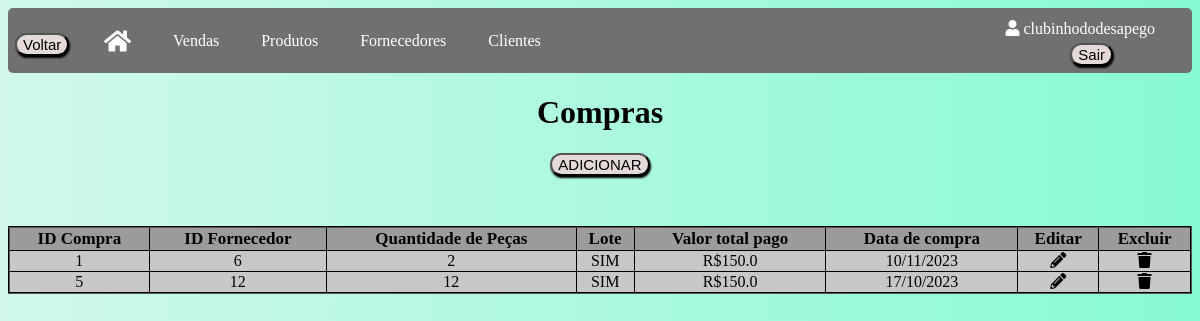
The page /compras (signed in) on the database as committed earlier.
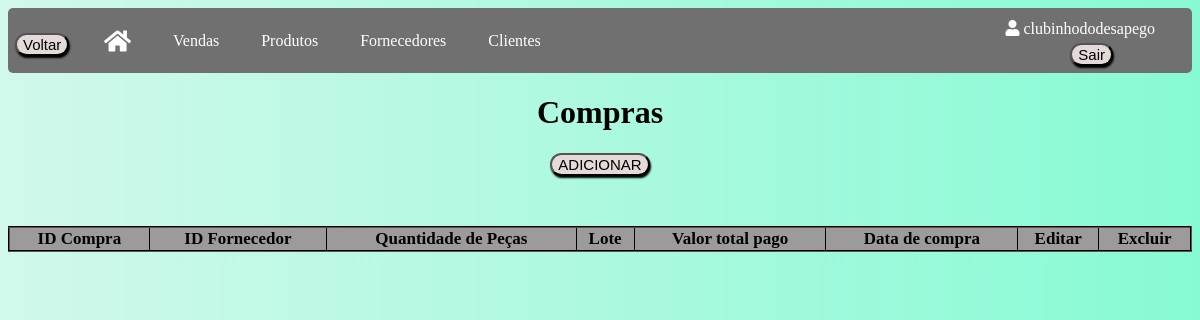
The same page on the database as committed later.
### app/models/tables.py (models this page shows, shortened)
class Usuario(db.Model, UserMixin):
    __tablename__ = "usuarios"
    id = db.Column(db.Integer, primary_key=True, autoincrement=True)
    nome_brecho = db.Column(db.String(100))
    email = db.Column(db.String(84), unique=True)
    usuario = db.Column(db.String(80), unique=True)
    senha = db.Column(db.String(128))
    clientes = db.relationship("Cliente", backref="usuario")
    produtos = db.relationship("Produto", backref="usuario")
    fornecedores = db.relationship("Fornecedor", backref="usuario")
    compras = db.relationship("Compra", backref="usuario")
    vendas = db.relationship("Venda", backref="usuario")

class Compra(db.Model):
    __tablename__ = "compras"
    id = db.Column(db.Integer, primary_key=True, autoincrement=True)
    id_fornecedor = db.Column(db.Integer, db.ForeignKey('fornecedores.id'))
    qtd_pecas = db.Column(db.Integer)
    lote = db.Column(db.String(3))
    val_total_pg = db.Column(db.Float)
    dta_compra = db.Column(db.Date)
    id_usuario = db.Column(db.Integer, db.ForeignKey('usuarios.id'))
    fornecedor = db.relationship('Fornecedor', foreign_keys=id_fornecedor)

### app/default.py (the view)
@login_required
@app.route("/compras", methods=['GET', 'POST'])
def compras():
    compras = Compra.query.filter_by(id_usuario=current_user.id).all()
    return render_template('compras.html', compras=compras)

### app/default.py (called while the page is built)
@login_manager.user_loader
def load_user(id_usuario):
    return Usuario.query.get(int(id_usuario))

### app/templates/compras.html (shortened to what this page needs)
<!DOCTYPE html>
<html lang="en">
<head>
    <link rel="stylesheet" type="text/css" href="{{ url_for('static', filename='css/compras.css') }}">
    <link rel="stylesheet" href="https://cdnjs.cloudflare.com/ajax/libs/font-awesome/5.15.3/css/all.min.css">
    <link rel="stylesheet" type="text/css" href="https://cdn.datatables.net/1.11.5/css/jquery.dataTables.min.css">
</head>
<body>
    <div class="usuario-logado"><i class="fas fa-user"></i> {{ current_user.usuario }}</div>
    <div class="logout">
        <form method="POST" action="{{ url_for('logout') }}">
            <button class="button" type="submit">Sair</button>
        </form>
    </div>
    <div class="navbar">
        <button onclick="window.history.back()" class="button button_voltar">Voltar</button>
        <a href="/home"><i class="fas fa-home icone-casa"></i></a>
        <a href="/vendas">Vendas</a>
        <a href="/produtos">Produtos</a>
        <a href="/fornecedores">Fornecedores</a>
        <a href="/clientes">Clientes</a>
    </div>
    <h1 class="titulo">Compras</h1>
    <button class="button_adc"><a href="comprascadastro">ADICIONAR</a></button>
    <table id="tabelaCompras" class="tabela display" border="2">
        <thead>
            <tr>
                <th>ID Compra</th>
                <th>ID Fornecedor</th>
                <th>Quantidade de Peças</th>
                <th>Lote</th>
                <th>Valor total pago</th>
                <th>Data de compra</th>
                <th>Editar</th>
                <th>Excluir</th>
            </tr>
        </thead>
        <tbody>
            {% for compra in compras %}
            <tr>
                <td>{{ compra.id }}</td>
                <td>{{ compra.id_fornecedor }}</td>
                <td>{{ compra.qtd_pecas }}</td>
                <td>{{ compra.lote }}</td>
                <td>R${{ compra.val_total_pg }}</td>
                <td>{{ compra.dta_compra.strftime("%d/%m/%Y") }}</td>
                <td>
                    <a href="/editarcompras/{{ compra.id }}">
                    <div class="icon-container"><i class="fas fa-pencil-alt"></i></div>
                    </a>
                </td>
                <td>
                    <a href="/excluircompras/{{ compra.id }}" class="excluir-compra" data-id="{{ compra.id }}" data-confirm="Tem certeza de que deseja excluir esta compra?">
                        <div class="icon-container"><i class="fas fa-trash"></i></div>
                    </a>
                </td>
            </tr>
            {% endfor %}
        </tbody>
    </table>
</body>
</html>

### app/static/css/compras.css (style rules this page uses)
body { background: linear-gradient(to right, #d1f8eb, #87fad4); }
.usuario-logado { position: absolute; top: 20px; right: 45px; color: white; }
.logout { position: absolute; top: 43px; right: 87px; }
.button_voltar { position: absolute; top: 33px; left: 15px; }
.button { font-size: 15px; margin-bottom: 13px; background-color: #e4dbd9; cursor: pointer; transition: background-color 0.3s ease; border-radius: 20px; box-shadow: 1px 2px 2px black; }
.navbar { overflow: hidden; background-color: #707070; height: 65px; border-radius: 5px; }
.navbar a { float: left; display: flex; align-items: center; color: white; text-align: center; padding: 0px 16px; text-decoration: none; height: 100%; margin-left: 80px; margin-right: -70px; }
.icone-casa { font-size: 24px; }
.titulo { text-align: center; }
.button_adc { font-size: 15px; margin: 13px auto; background-color: #e4dbd9; cursor: pointer; transition: background-color 0.3s ease; border-radius: 20px; box-shadow: 1px 2px 2px black; display: flex; align-items: center; }
.tabela { border-collapse: collapse; width: 100%; text-align: center; background-color: #c7c7c7; margin-top: 50px; border-color: black; }
th { font-size: 17px; background-color: #9c9a9a; }
a { text-decoration: none; color: #000; }

Rows that differ between the two databases and show on the page:
removed Compra: id "1", id_fornecedor "6", qtd_pecas "2", lote "SIM", val_total_pg "150.0", dta_compra "10/11/2023"
removed Compra: id "5", id_fornecedor "12", qtd_pecas "12", lote "SIM", val_total_pg "150.0", dta_compra "17/10/2023"
